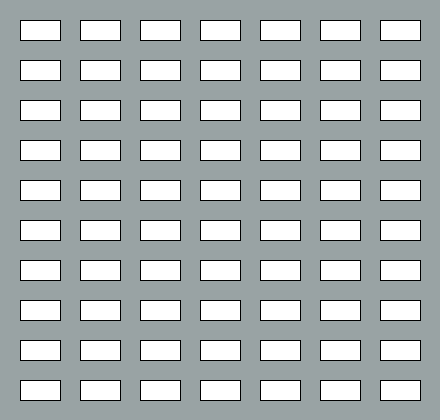
Frame 1 (no input)
Frame 60 (the mouse pressed at the canvas centre just before this capture): identical to frame 1, image omitted
Frame 120 (the mouse held since frame 60 and released just before this capture): identical to frame 1, image omitted

The Processing sketch that drew this single still picture (run headless with seeded random() and noise(); from frame 60 on, the mouse is pressed at the canvas centre):

// Processing sketch: ejercicio__20
// ── ejercicio__20.pde
void setup(){
  //int ancho, alto, dist;
  size(440,420);
  background(#99A3A4);
   //posx=20;
   //posy=20;
   //ancho=40;
   //alto=20;
   //dist=20;
//void draw() {
  //   fill(#548FC5);
     //rectangulos();
}
void draw()
{
   int ancho=40;
   int alto=20;
   int dist=20;
  for (int posx=20;posx<width;posx+=(ancho+dist)){
    for (int posy=20; posy<height;posy+=(alto+dist)){
      rect(posx,posy,ancho,alto);
    }
  }
}
  //rect(posx,posy,ancho,alto);
  //posx= posx+20;
  //posy= posy+20;
